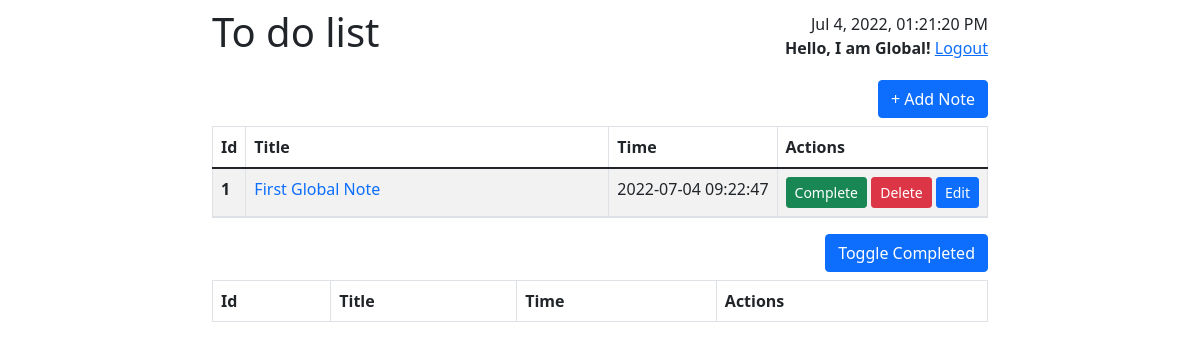
The page / (signed in) on the database its author committed.
### tables this page shows
CREATE TABLE "todos" (
	"id"	INTEGER NOT NULL UNIQUE,
	"title"	TEXT NOT NULL,
	"body"	TEXT,
	"completed"	INTEGER NOT NULL DEFAULT 0,
	"deleted"	INTEGER NOT NULL DEFAULT 0,
	"createdAt"	DATETIME DEFAULT CURRENT_TIMESTAMP,
	"username"	TEXT NOT NULL,
	PRIMARY KEY("id" AUTOINCREMENT)
);

### index.php (the view, shortened to what this page needs)
<?php
$conf = include($_SERVER["DOCUMENT_ROOT"] . '/config.php');
require_once("views/template/header.php");
?>
<button type='button' class='btn btn-primary align-self-end mb-2' data-bs-toggle="modal" data-bs-target='#addModal'>+ Add Note</button>
<table class="table table-striped table-bordered table-todo">
    <thead>
        <tr>
            <th scope="col">Id</th>
            <th scope="col">Title</th>
            <th scope="col">Time</th>
            <th scope="col">Actions</th>
        </tr>
    </thead>
    <tbody>
        <?php
        $db = new SQLite3("todo.db");
        $username = $_SESSION['user'] ?? $conf['global_username'];
        $result = $db->query("SELECT * FROM todos WHERE completed = 0 AND deleted = 0 AND username = '$username' ORDER BY createdAt DESC");
        while ($row = $result->fetchArray(SQLITE3_ASSOC)) {
            $body = $row['body'] !== "" ? $row['body'] : 'Empty content!';
            echo "<tr>";
            echo "<th style='width:4%;'>" . $row['id'] . "</th>";
            echo "<td><a href='#id-{$row['id']}' style='text-decoration:none;' data-bs-toggle='collapse' role='button'>{$row['title']}</a></td>";
            echo "<td style='width:1%;white-space:nowrap;'>" . $row['createdAt'] . "</td>";
            echo "<td style='width:1%;white-space:nowrap;'>
                            <button type='button' class='btn btn-success btn-sm btn-complete' data-note-id='{$row['id']}'>Complete</button>
                            <button type='button' class='btn btn-danger btn-sm' data-bs-toggle='modal' data-bs-target='#deleteModal' data-note-id='{$row['id']}'>Delete</button>
                            <button type='button' class='btn btn-primary btn-sm' data-bs-toggle='modal' data-bs-target='#editModal' data-note-id='{$row['id']}' data-title='{$row['title']}' data-body='{$row['body']}'>Edit</button>
                        </td>";
            echo "</tr>";
            echo "<tr>";
            echo "<td colspan='4' style='padding:0 !important;'>
                            <div class='collapse' id='id-{$row['id']}'><p class='px-2 pt-2'>{$body}</p></div>
                        </td>";
            echo "</tr>";
        };
        ?>
    </tbody>
</table>
<button class="btn btn-primary btn__completed-toggle align-self-end mb-2">Toggle Completed</button>
<table class="table table-striped table-bordered table-completed">
    <thead>
        <tr>
            <th scope="col">Id</th>
            <th scope="col">Title</th>
            <th scope="col">Time</th>
            <th scope="col">Actions</th>
        </tr>
    </thead>
</table>
<?php require_once("views/template/footer.php") ?>

### rows shown on the page
todos: id "1", title "First Global Note", createdAt "2022-07-04 09:22:47"

### other values the page prints
$_SESSION['user'] "I am Global"
